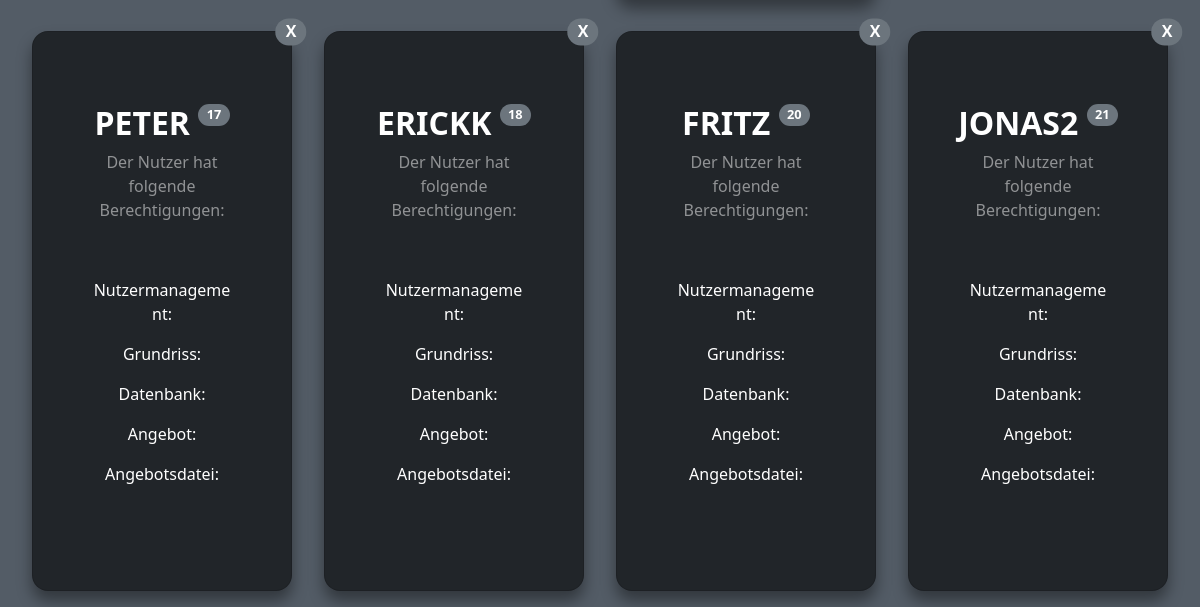
Page /list-employee/ (lower part) on the earlier database version.
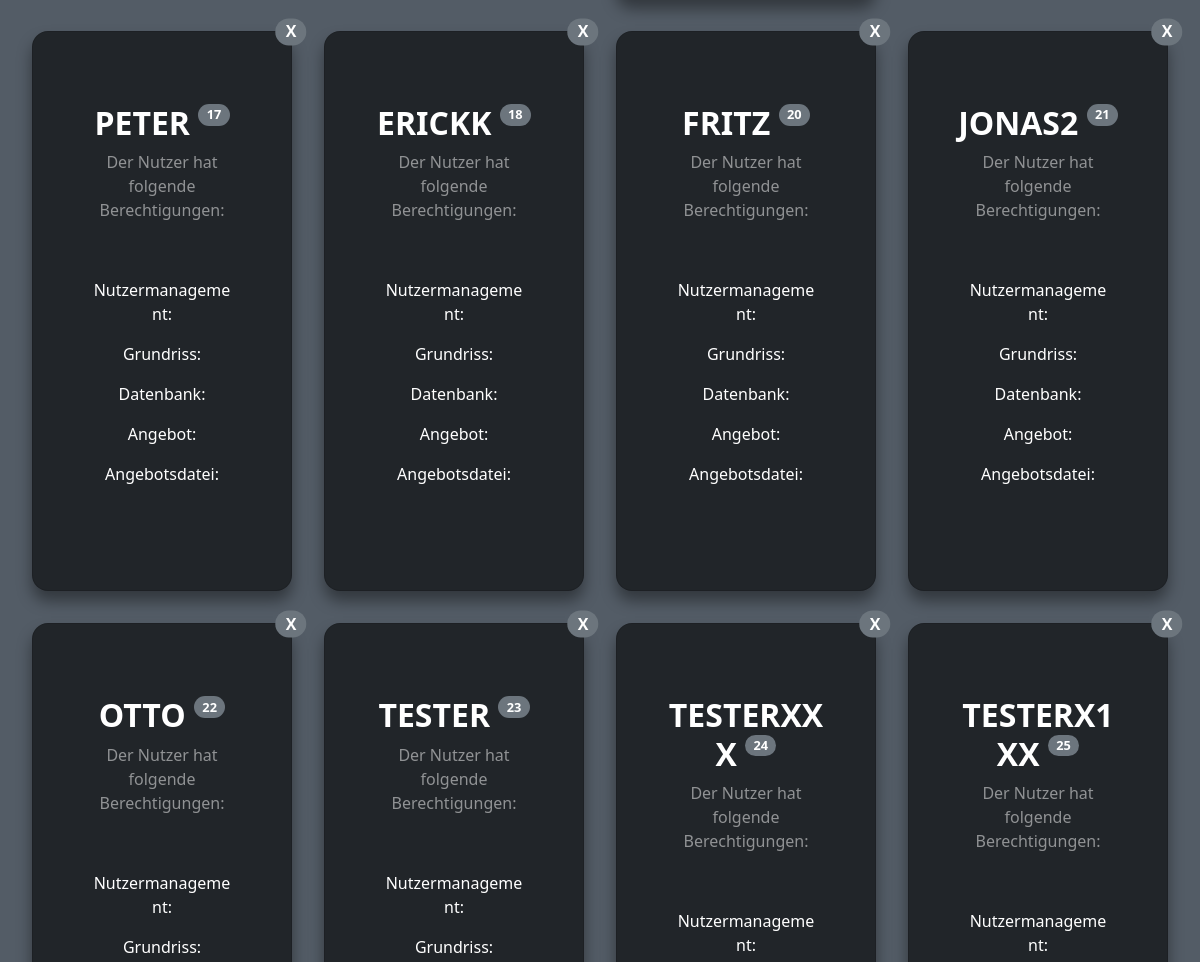
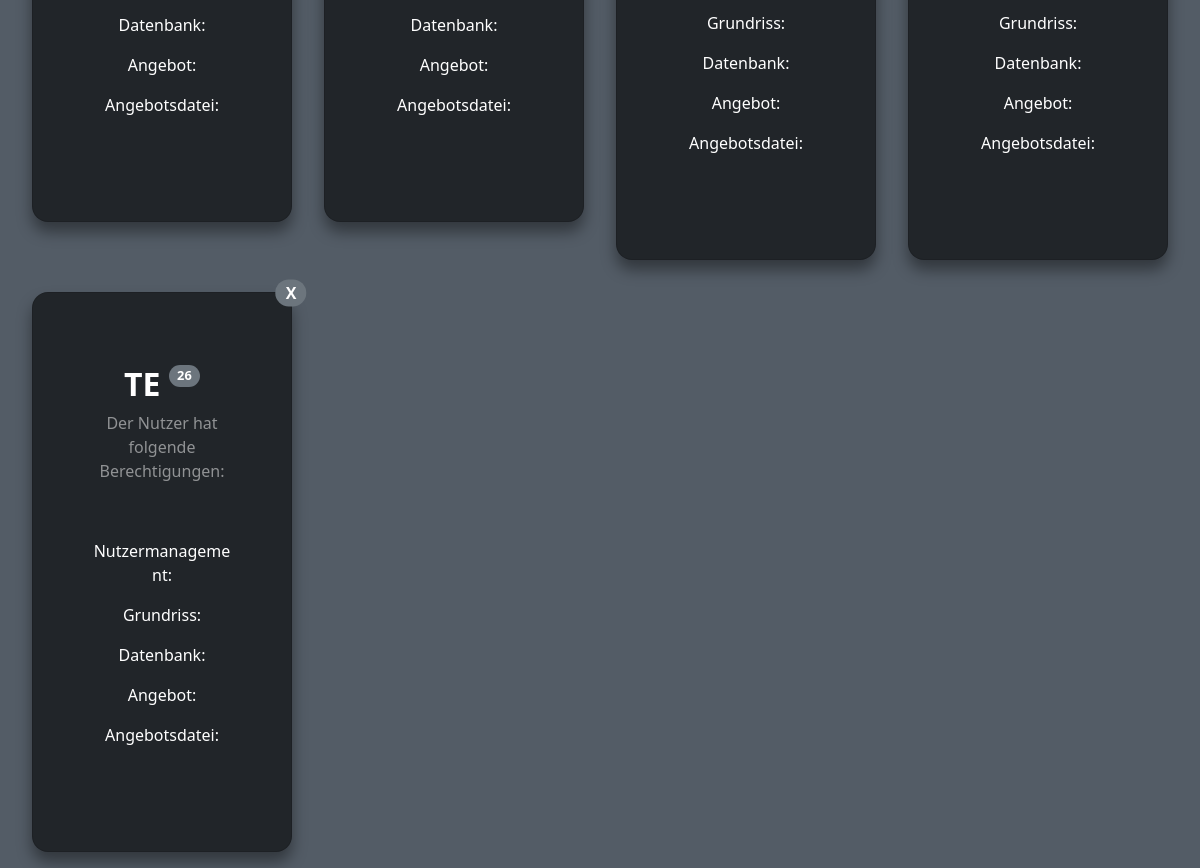
Same page on the later database version (2 pictures, top to bottom).
### usermanagement/models.py (models this page shows, shortened)
class Employee(User):
    perm_usermanagement = models.BooleanField(default=False)  # type:ignore
    perm_layout = models.BooleanField(default=False)  # type:ignore
    perm_database = models.BooleanField(default=False)  # type:ignore
    perm_offer = models.BooleanField(default=False)  # type:ignore
    perm_offer_file = models.BooleanField(default=False)  # type:ignore

### usermanagement/views.py (the view)
class ListEmployee(View):
    def get(self, request: HttpRequest) -> HttpResponse:
        all_employee = Employee.objects.all()
        employ = get_employee(request)
        return render(
            request,
            "usermanagement/list_employee.html",
            {"employees": all_employee, "employ": employ},
        )

### usermanagement/views.py (called while the page is built)
def get_employee(request: HttpRequest) -> Optional[Employee]:
    if request.user.is_authenticated:
        employ: Employee = Employee.objects.get(
            username=request.user.username  # type: ignore
        )
        return employ
    return None

### usermanagement/templates/usermanagement/list_employee.html (shortened to what this page needs)
{% extends "usermanagement/index.html" %}
{% load static %}
{% block css %}
<link rel="stylesheet" href="{% static 'css/styleList.css' %}">
{% endblock %}
{% load bootstrap_icons %}
{% block content %}
<div class="row mx-3" id="mycard">
    {% for item in employees %}
    <div class="col-sm-6 w-25 p-3">
        <div class="card bg-dark text-white" style="border-radius: 1rem; box-shadow: 0 10px 15px 0 rgba(0,0,0,0.4);"
            id="card">
            <span class="position-absolute top-0 start-100 translate-middle badge rounded-pill bg-secondary"
                data-bs-toggle="modal" data-bs-target="#deleteModal{{item}}" style="cursor: pointer; font-size:1em">
                X
            </span>
            <div class="card-body p-5 text-center">
                <div class="mb-md-5 mt-md-4">
                    <h2 class="fw-bold mb-2 text-uppercase">
                        {{item.username}}
                        <span class="badge rounded-pill bg-secondary" style="font-size:0.4em; vertical-align:top">
                            {{item.pk}}
                        </span>
                    </h2>
                    <p class="text-white-50 mb-5">Der Nutzer hat folgende Berechtigungen:</p>
                    <div class="p-2">
                        {% if item.perm_usermanagement %}
                        Nutzermanagement: {% bs_icon 'shield-check' color='white' size='1.5em' %}
                        {% else %}
                        Nutzermanagement: {% bs_icon 'shield-x' color='white' size='1.5em' %}
                        {% endif %}
                    </div>
                    <div class="p-2">
                        {% if item.perm_layout %}
                        Grundriss: {% bs_icon 'shield-check' color='white' size='1.5em' %}
                        {% else %}
                        Grundriss: {% bs_icon 'shield-x' color='white' size='1.5em' %}
                        {% endif %}
                    </div>
                    <div class="p-2">
                        {% if item.perm_database %}
                        Datenbank: {% bs_icon 'shield-check' color='white' size='1.5em' %}
                        {% else %}
                        Datenbank: {% bs_icon 'shield-x' color='white' size='1.5em' %}
                        {% endif %}
                    </div>
                    <div class="p-2">
                        {% if item.perm_offer %}
                        Angebot: {% bs_icon 'shield-check' color='white' size='1.5em' %}
                        {% else %}
                        Angebot: {% bs_icon 'shield-x' color='white' size='1.5em' %}
                        {% endif %}
                    </div>
                    <div class="p-2">
                        {% if item.perm_offer_file %}
                        Angebotsdatei: {% bs_icon 'shield-check' color='white' size='1.5em' %}
                        {% else %}
                        Angebotsdatei: {% bs_icon 'shield-x' color='white' size='1.5em' %}
                        {% endif %}
                    </div>
                </div>
            </div>
        </div>
    </div>
    {% endfor %}
</div>
{% endblock %}

### usermanagement/templates/usermanagement/index.html (shortened to what this page needs)
{% load static %}
<!DOCTYPE html>
<html lang="en">
<head>
  <link href="https://cdn.jsdelivr.net/npm/bootstrap@5.0.2/dist/css/bootstrap.min.css" rel="stylesheet"
>
  {% load bootstrap_icons %}
  {% block css %}{% endblock %}
</head>
<body>
  <div style="margin-top:5%;">
    {% block content %}
    {% endblock %}
  </div>
</body>
</html>

### usermanagement/static/css/styleList.css (style rules this page uses)
html, body { background-color: #535c66; max-width: 100%; overflow-x: hidden; }

Differences in the rows shown:
added Employee: username "OTTO", pk "22", shows "Nutzermanagement:", shows "Grundriss:", shows "Datenbank:", shows "Angebot:", shows "Angebotsdatei:"
added Employee: username "TESTER", pk "23", shows "Nutzermanagement:", shows "Grundriss:", shows "Datenbank:", shows "Angebot:", shows "Angebotsdatei:"
added Employee: username "TESTERXXX", pk "24", shows "Nutzermanagement:", shows "Grundriss:", shows "Datenbank:", shows "Angebot:", shows "Angebotsdatei:"
added Employee: username "TESTERX1XX", pk "25", shows "Nutzermanagement:", shows "Grundriss:", shows "Datenbank:", shows "Angebot:", shows "Angebotsdatei:"
added Employee: username "TE", pk "26", shows "Nutzermanagement:", shows "Grundriss:", shows "Datenbank:", shows "Angebot:", shows "Angebotsdatei:"
